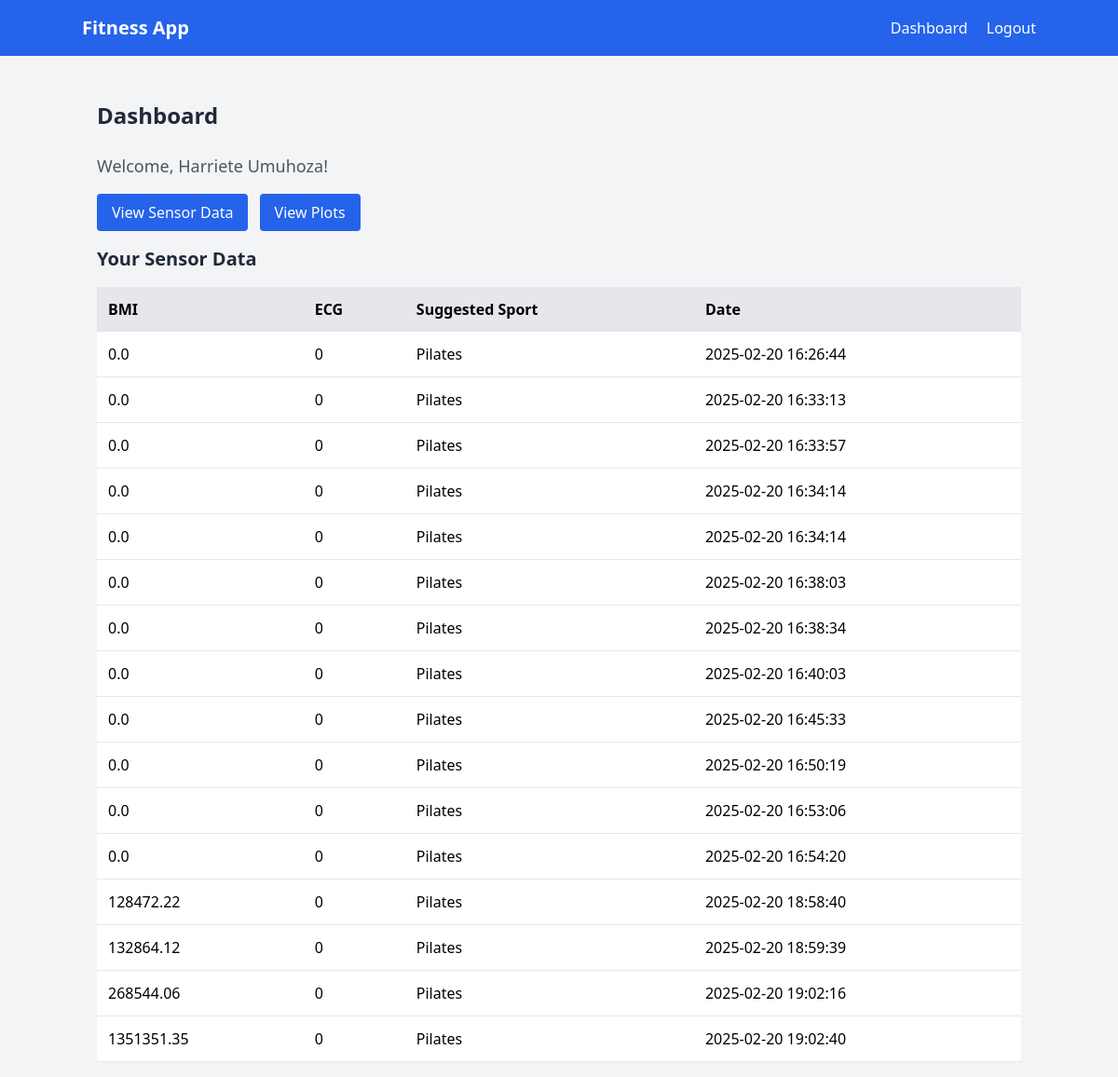
Page /dashboard (signed in) on the earlier database version.
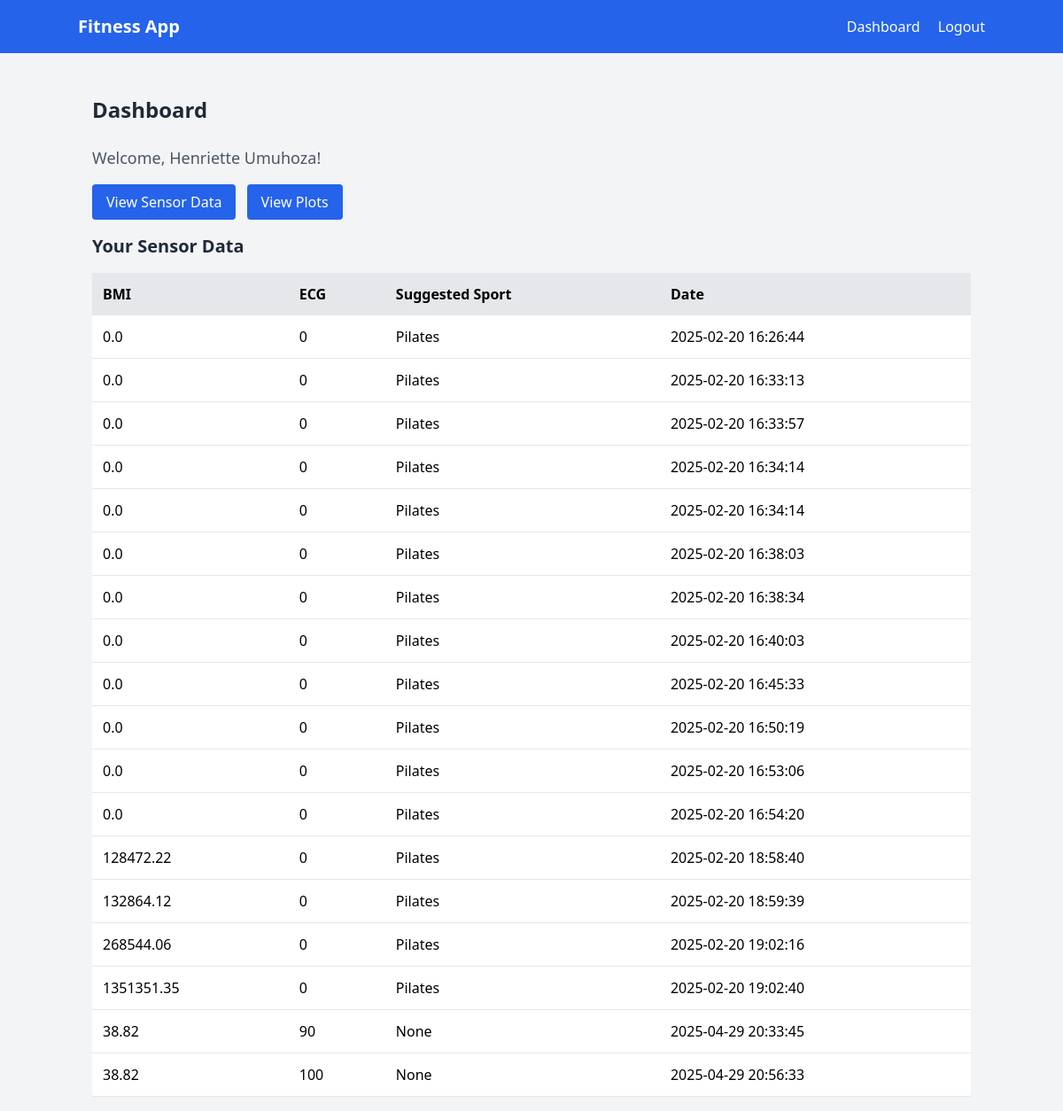
Same page on the later database version.
### app.py (models this page shows, shortened)
class User(db.Model):
    id = db.Column(db.Integer, primary_key=True)
    name = db.Column(db.String(100), nullable=False)
    rfid = db.Column(db.String(50), unique=True, nullable=False)
    gender = db.Column(db.String(20), nullable=False)
    age = db.Column(db.Integer, nullable=False)
    dob = db.Column(db.Date, nullable=False)
    telephone = db.Column(db.String(20), nullable=False)
    email = db.Column(db.String(120), unique=True, nullable=False)
    role = db.Column(db.String(50), nullable=False)
    password_hash = db.Column(db.String(128), nullable=False)

class SensorData(db.Model):
    id = db.Column(db.Integer, primary_key=True)
    rfid = db.Column(db.String(50), db.ForeignKey('user.rfid', ondelete='CASCADE'), nullable=False)
    weight = db.Column(db.Float, nullable=False)
    height = db.Column(db.Float, nullable=False)
    bmi = db.Column(db.Float, nullable=False)
    ecg = db.Column(db.Text)
    datetime = db.Column(db.DateTime, nullable=False)
    suggested_sport = db.Column(db.String(100))
    user = db.relationship('User', backref=db.backref('sensor_data', lazy=True))

### app.py (the view)
@app.route("/dashboard")
@login_required
def dashboard():
    user_data = SensorData.query.filter_by(rfid=current_user.rfid).all()
    return render_template("dashboard.html", user=current_user, sensor_data=user_data)

### app.py (called while the page is built)
@login_manager.user_loader
def load_user(user_id):
    return User.query.get(int(user_id))

### templates/dashboard.html (shortened to what this page needs)
<!DOCTYPE html>
<html lang="en">
<head>
    <script src="https://cdn.tailwindcss.com"></script>
</head>
<body class="bg-gray-100 font-sans">
    <nav class="bg-blue-600 text-white p-4">
        <div class="container mx-auto flex justify-between items-center">
            <a href="{{ url_for('index') }}" class="text-xl font-bold">Fitness App</a>
            <div class="space-x-4">
                <a href="{{ url_for('dashboard') }}" class="hover:underline">Dashboard</a>
                <a href="{{ url_for('logout') }}" class="hover:underline">Logout</a>
            </div>
        </div>
    </nav>
    <div class="container mx-auto mt-8 p-4">
        <h1 class="text-2xl font-bold text-gray-800 mb-6">Dashboard</h1>
        <p class="text-lg text-gray-600 mb-4">Welcome, {{ user.name }}!</p>
        <div class="mb-4 space-x-2">
            <a href="{{ url_for('view_sensor_data') }}" class="inline-block bg-blue-600 text-white px-4 py-2 rounded hover:bg-blue-700">View Sensor Data</a>
            <a href="{{ url_for('plot') }}" class="inline-block bg-blue-600 text-white px-4 py-2 rounded hover:bg-blue-700">View Plots</a>
        </div>
        <h2 class="text-xl font-semibold text-gray-800 mb-4">Your Sensor Data</h2>
        <div class="overflow-x-auto">
            <table class="w-full bg-white shadow-md rounded">
                <thead class="bg-gray-200">
                    <tr>
                        <th class="p-3 text-left">BMI</th>
                        <th class="p-3 text-left">ECG</th>
                        <th class="p-3 text-left">Suggested Sport</th>
                        <th class="p-3 text-left">Date</th>
                    </tr>
                </thead>
                <tbody>
                    {% for data in sensor_data %}
                    <tr class="border-b">
                        <td class="p-3">{{ data.bmi | round(2) }}</td>
                        <td class="p-3">{{ data.ecg }}</td>
                        <td class="p-3">{{ data.suggested_sport }}</td>
                        <td class="p-3">{{ data.datetime.strftime('%Y-%m-%d %H:%M:%S') }}</td>
                    </tr>
                    {% endfor %}
                </tbody>
            </table>
        </div>
    </div>
</body>
</html>

Differences in the rows shown:
changed User: name "Harriete Umuhoza" → "Henriette Umuhoza"
added SensorData: bmi "38.82", ecg "90", suggested_sport "None", datetime "2025-04-29 20:33:45"
added SensorData: bmi "38.82", ecg "100", suggested_sport "None", datetime "2025-04-29 20:56:33"
